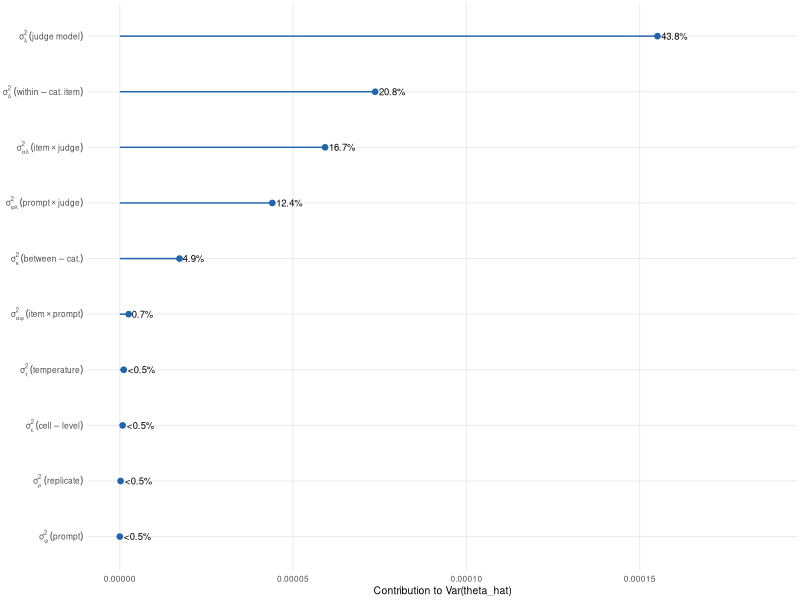
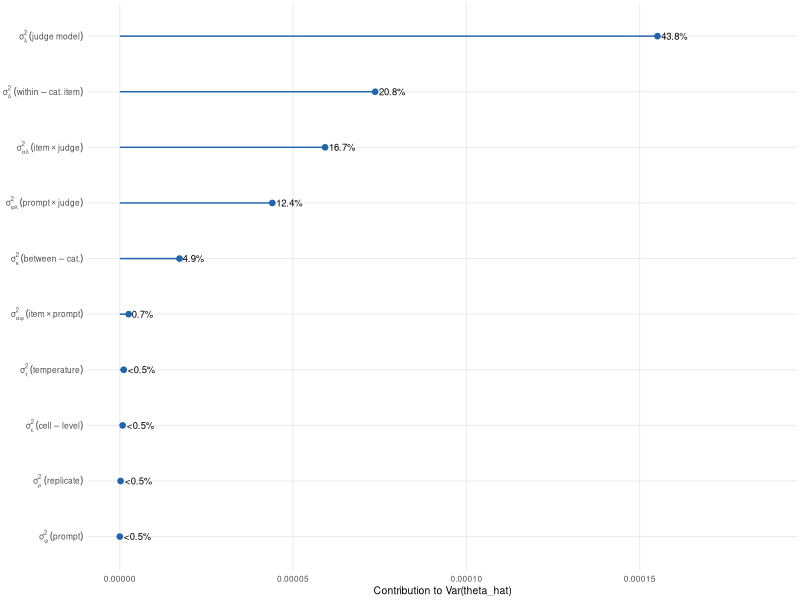

Here is the R script that generated these plots, in order:
# 03b_fig_intro_safety.R
# Generate the intro safety decomposition figure (Figure 3 in PNAS).
# Reads from pre-computed variance_components_safety.csv.
#
# Shows shares of Var(θ̂) — the analyst's mean SE decomposition — at three
# design points: status quo (single config), TEE-guided (multi-judge), and
# full factorial. Each component σ²_k is divided by its design-study
# denominator (e.g., σ²_α/N, σ²_λ/M, σ²_ρ/(NVHMR)) so the shares within a
# panel sum to 100% of that design's Var(θ̂).
#
# Output: figures/fig_intro_safety_decomposition.{pdf,png}
#
# Usage:
#   Rscript analysis/03b_fig_intro_safety.R

library(tidyverse)

set.seed(42)

fig_dir <- "figures"
dir.create(fig_dir, recursive = TRUE, showWarnings = FALSE)

cat("=== 03b_fig_intro_safety.R ===\n")

# Drawn at print size (half-width panel, 2.7 in) so text prints at ~7 pt; the
# caption carries the title and design, so title/subtitle are blank.
theme_tle <- theme_minimal(base_size = 7.5) +
  theme(
    panel.grid.minor = element_blank(),
    plot.title = element_blank(),
    plot.subtitle = element_blank(),
    legend.position = "none",
    strip.text = element_text(face = "bold", size = 10),
    strip.background = element_rect(fill = "grey95", color = NA)
  )

N_items <- 141

# Map tle_label to short labels with σ² notation
sigma_labels <- c(
  "judge model (design sensitivity)" = expression(sigma[lambda]^2 ~ (judge ~ model)),
  "item x judge"                     = expression(sigma[alpha*lambda]^2 ~ (item %*% judge)),
  "prompt x judge"                   = expression(sigma[phi*lambda]^2 ~ (prompt %*% judge)),
  "within-category item"             = expression(sigma[delta]^2 ~ (within-cat. ~ item)),
  "between-category"                 = expression(sigma[kappa]^2 ~ (between-cat.)),
  "item x prompt"                    = expression(sigma[alpha*phi]^2 ~ (item %*% prompt)),
  "cell-level (3-way+)"              = expression(sigma[epsilon]^2 ~ (cell-level)),
  "temperature (design sensitivity)" = expression(sigma[tau]^2 ~ (temperature)),
  "item x temperature"               = expression(sigma[alpha*tau]^2 ~ (item %*% temp)),
  "prompt x temperature"             = expression(sigma[phi*tau]^2 ~ (prompt %*% temp)),
  "replicate noise"                  = expression(sigma[rho]^2 ~ (replicate)),
  "prompt"                           = expression(sigma[phi]^2 ~ (prompt))
)

# Compute the divisor for each component under a design (V, M, H, R).
# Convention: averaging over a factor adds it to the denominator; fixing
# a factor (level = 1) leaves it out.
compute_divisor <- function(label, N, V, M, H, R) {
  switch(label,
    "between-category"                 = N,
    "within-category item"             = N,
    "prompt"                           = V,
    "item x prompt"                    = N * V,
    "item x temperature"               = N * H,
    "prompt x temperature"             = V * H,
    "item x judge"                     = N * M,
    "prompt x judge"                   = V * M,
    "cell-level (3-way+)"              = N * V * H * M,
    "replicate noise"                  = N * V * H * M * R,
    "judge model (design sensitivity)" = M,
    "temperature (design sensitivity)" = H,
    NA_real_
  )
}

vc_raw <- read_csv("data/processed/variance_components_safety.csv",
                   show_col_types = FALSE) %>%
  filter(variance > 0) %>%
  select(tle_label, variance)

# Single design: the operational factorial actually run on AILuminate.
designs <- tibble(
  V = 5, M = 3, H = 3, R = 8,
  design_label = "Operational factorial (V=5, M=3, H=3, R=8)"
)

# For each design, compute contribution of each component to Var(θ̂)
decomp <- designs %>%
  rowwise() %>%
  mutate(rows = list(
    vc_raw %>%
      mutate(divisor = sapply(tle_label, compute_divisor,
                              N = N_items, V = V, M = M, H = H, R = R)) %>%
      mutate(contribution = variance / divisor)
  )) %>%
  unnest(rows) %>%
  ungroup() %>%
  group_by(design_label) %>%
  mutate(
    total_var = sum(contribution),
    pct_mean_var = 100 * contribution / total_var,
    se_design = sqrt(total_var)
  ) %>%
  ungroup() %>%
  filter(contribution > 0)

cat("\nVar(theta_hat) decomposition by design:\n")
decomp %>%
  group_by(design_label) %>%
  arrange(desc(contribution), .by_group = TRUE) %>%
  mutate(rank = row_number()) %>%
  filter(rank <= 5) %>%
  select(design_label, tle_label, variance, divisor, contribution, pct_mean_var) %>%
  print(n = Inf)

cat("\nSE by design:\n")
decomp %>% distinct(design_label, total_var, se_design) %>% print()

# Order panels by status quo → TEE → full
decomp <- decomp %>%
  mutate(tle_label = fct_reorder(tle_label, contribution))

p <- ggplot(decomp, aes(x = contribution, y = tle_label)) +
  geom_segment(aes(x = 0, xend = contribution, y = tle_label, yend = tle_label),
               color = "#2166ac", linewidth = 0.5) +
  geom_point(color = "#2166ac", size = 1.6) +
  geom_text(aes(label = ifelse(pct_mean_var >= 0.5,
                               sprintf("%.1f%%", pct_mean_var),
                               sprintf("<0.5%%"))),
            hjust = -0.15, size = 2.4) +
  scale_y_discrete(labels = sigma_labels) +
  labs(
    title = "AILuminate safety: Var(theta_hat) decomposition",
    subtitle = sprintf("Operational design: N=%d items, V=%d prompts, M=%d judges, H=%d temps, R=%d reps",
                       N_items, designs$V, designs$M, designs$H, designs$R),
    x = "Contribution to Var(theta_hat)",
    y = NULL
  ) +
  theme_tle +
  theme(plot.margin = margin(2, 2, 2, 2, "pt")) +
  expand_limits(x = max(decomp$contribution) * 1.2)

ggsave(file.path(fig_dir, "fig_intro_safety_decomposition.pdf"), p,
       width = 2.7, height = 1.9)
ggsave(file.path(fig_dir, "fig_intro_safety_decomposition.png"), p,
       width = 2.7, height = 1.9, dpi = 300)
cat("Saved: fig_intro_safety_decomposition.pdf/png\n")
